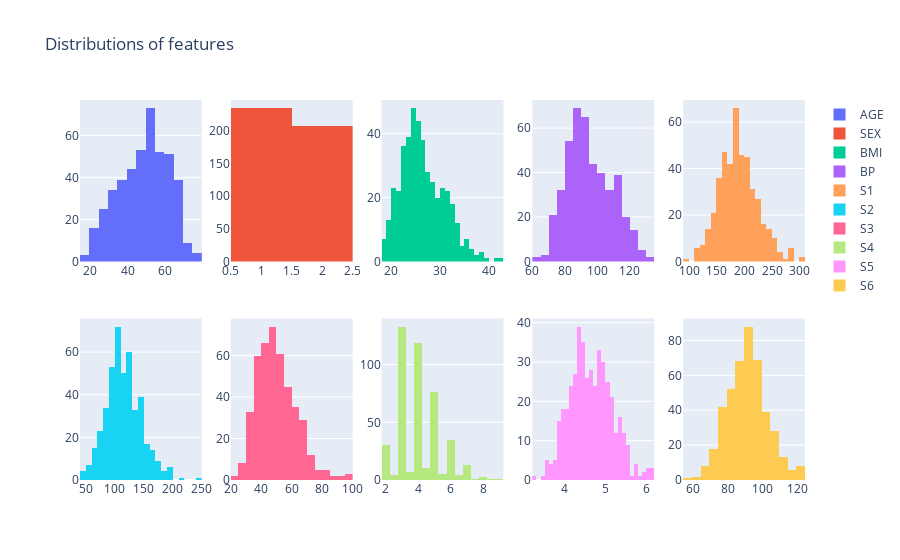

Notebook code for this chart:
### Code cell
from plotly.subplots import make_subplots

fig = make_subplots(rows=2, cols=5)

row_count = 1
col_count = 1

for i in X.columns:
    fig.add_trace(go.Histogram(x=data[i], name=i), row=row_count, col=col_count)
    if col_count % 5 == 0:
        col_count = 1
        row_count += 1
    else:
        col_count += 1 
fig.update_layout(title_text="Distributions of features")

### Figure 1 — Plotly figure (JSON) as saved in the notebook; plotly's stock layout.template omitted (floating-point values rounded to 4 significant figures; data arrays with more than 128 entries replaced by an {"elided": "..."} marker saying what was removed)
{"data": [{"name": "AGE", "type": "histogram", "x": {"elided": "442 int values"}, "xaxis": "x", "yaxis": "y"}, {"name": "SEX", "type": "histogram", "x": {"elided": "442 int values"}, "xaxis": "x2", "yaxis": "y2"}, {"name": "BMI", "type": "histogram", "x": {"elided": "442 float values"}, "xaxis": "x3", "yaxis": "y3"}, {"name": "BP", "type": "histogram", "x": {"elided": "442 float values"}, "xaxis": "x4", "yaxis": "y4"}, {"name": "S1", "type": "histogram", "x": {"elided": "442 int values"}, "xaxis": "x5", "yaxis": "y5"}, {"name": "S2", "type": "histogram", "x": {"elided": "442 float values"}, "xaxis": "x6", "yaxis": "y6"}, {"name": "S3", "type": "histogram", "x": {"elided": "442 float values"}, "xaxis": "x7", "yaxis": "y7"}, {"name": "S4", "type": "histogram", "x": {"elided": "442 float values"}, "xaxis": "x8", "yaxis": "y8"}, {"name": "S5", "type": "histogram", "x": {"elided": "442 float values"}, "xaxis": "x9", "yaxis": "y9"}, {"name": "S6", "type": "histogram", "x": {"elided": "442 int values"}, "xaxis": "x10", "yaxis": "y10"}], "layout": {"title": {"text": "Distributions of features"}, "xaxis": {"anchor": "y", "domain": [0, 0.168]}, "xaxis10": {"anchor": "y10", "domain": [0.832, 1]}, "xaxis2": {"anchor": "y2", "domain": [0.208, 0.376]}, "xaxis3": {"anchor": "y3", "domain": [0.416, 0.584]}, "xaxis4": {"anchor": "y4", "domain": [0.624, 0.792]}, "xaxis5": {"anchor": "y5", "domain": [0.832, 1]}, "xaxis6": {"anchor": "y6", "domain": [0, 0.168]}, "xaxis7": {"anchor": "y7", "domain": [0.208, 0.376]}, "xaxis8": {"anchor": "y8", "domain": [0.416, 0.584]}, "xaxis9": {"anchor": "y9", "domain": [0.624, 0.792]}, "yaxis": {"anchor": "x", "domain": [0.575, 1]}, "yaxis10": {"anchor": "x10", "domain": [0, 0.425]}, "yaxis2": {"anchor": "x2", "domain": [0.575, 1]}, "yaxis3": {"anchor": "x3", "domain": [0.575, 1]}, "yaxis4": {"anchor": "x4", "domain": [0.575, 1]}, "yaxis5": {"anchor": "x5", "domain": [0.575, 1]}, "yaxis6": {"anchor": "x6", "domain": [0, 0.425]}, "yaxis7": {"anchor": "x7", "domain": [0, 0.425]}, "yaxis8": {"anchor": "x8", "domain": [0, 0.425]}, "yaxis9": {"anchor": "x9", "domain": [0, 0.425]}}}
